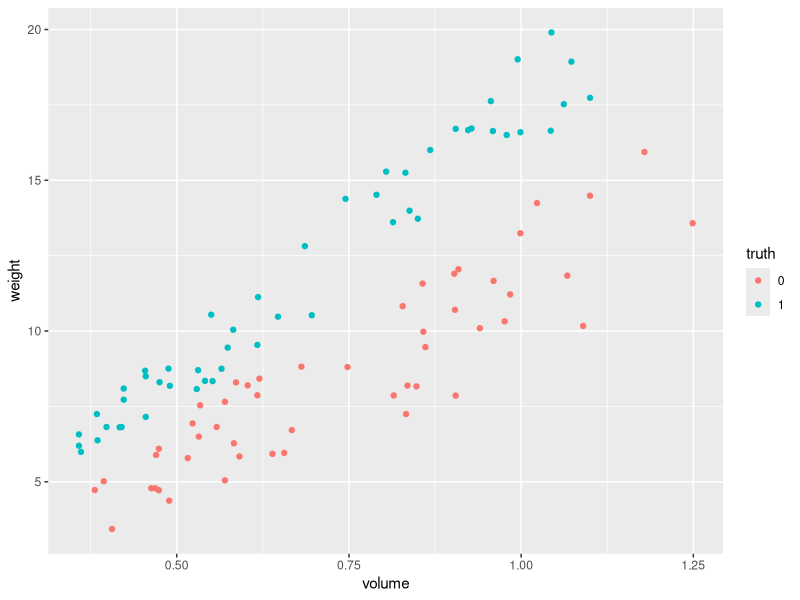

This figure's R source: (Note: this script raises an error after producing the figure.)
# 必要なパッケージのインストール
# install.packages("e1071")
# install.packages("ggplot2")

# 必要なパッケージのロード
library(e1071)
library(ggplot2)

# データの読み込みと確認
coins.auth = read.table("./CodeIQ_auth.txt",header=F,sep="")
names(coins.auth) <- c("volume","weight","truth")
coins.auth$truth <- factor(coins.auth$truth)
print(head(coins.auth))

coins.my = read.table("./CodeIQ_mycoins.txt",header=F,sep=" ")
names(coins.my) <- c("volume","weight")
print(head(coins.my))

# summary 関数の適用(全体)
print(summary(coins.auth))
print(summary(coins.my))

# summary 関数の適用(真贋それぞれ別に)
print(summary(coins.auth[coins.auth$truth == 0,]))
print(summary(coins.auth[coins.auth$truth == 1,]))

# CodeIQ_auth.txt をグラフ化
graph = ggplot(coins.auth,aes(x=volume,y=weight)) + geom_point(aes(color=truth))
print(graph)

# SVM のモデルを作成してみる
model <- svm(
    truth ~ ., data = coins.auth, # coins.auth の truth を他の変数から予測
    kernel = "linear", # 線形カーネル
    cross = 5 # 交差検定の分割数
    )
print(summary(model)) # モデルの確認

### 正解率 100 % 達成！

## # 最適化(この時点で Acc: 1.0 なので今回はいらない)
## tune=tune.svm(
##     truth ~ .,
##     data = coins.auth,
##     kernel = "radial",
##     gamma=2^(seq(-15, 3)),
##     cost=2^(seq(-5, 15)),
##     tunecontrol=tune.control(
##         sampling="cross",
##         cross=10)
##     )
## cat("- Best parameters:\n")
## cat("Gamma =", tune$best.parameters$gamma,
##     "; Cost =", tune$best.parameters$cost, ";\n")
## cat("Accuracy:", 100 - tune$best.performance * 100, "%\n\n")

# 作成したモデルで分類してみる
model <- svm(
    truth ~ ., data = coins.auth, # coins.auth の truth を他の変数から予測
    kernel = "linear" # 線形カーネル
    )
ocoins.my$truth <- predict(model, coins.my)

graph = ggplot(coins.my,aes(x=volume,y=weight)) + geom_point(aes(color=truth))
print(graph)
